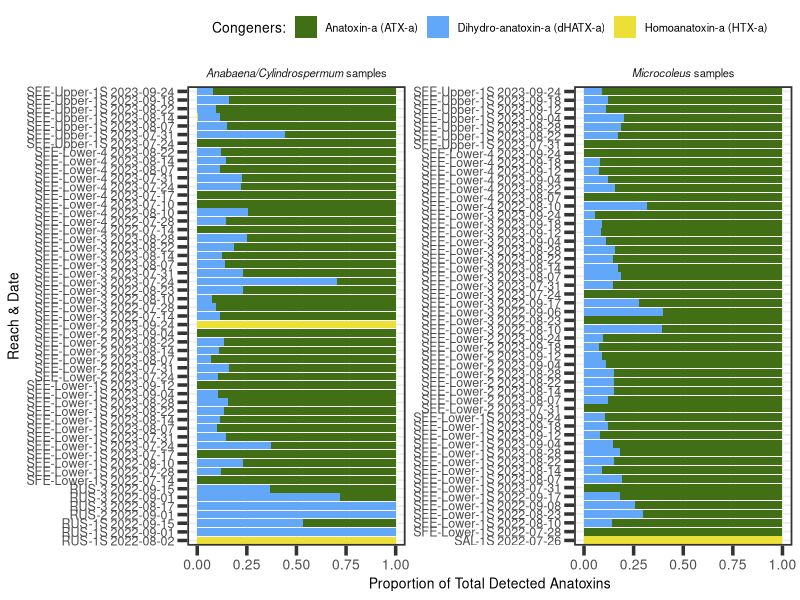

This chart was generated by the following R code: (Note: this script raises an error after producing the figure.)
#### Supplemental figures related to anatoxin concentrations
### Jordan Zabrecky
## last edited: 07.01.2025

# These figures show (1) the proportion of anatoxin congeners for each sample,
# (2) the difference between anatoxins normalized per organic matter vs. chl-a,
# (3) the difference in mat concentrations on our single day riffle experiment

#### (1) Loading libraries and anatoxins data ####

# loading libraries
lapply(c("tidyverse", "lubridate", "ggtext", "scales"), 
       require, character.only = T)

# loading anatoxins data
anatoxins <- read.csv("./data/field_and_lab/cyano_atx.csv")
riffle_exp <- read.csv("./data/field_and_lab/riffle_exp_atx.csv")

# use lubridate
anatoxins$field_date <- ymd(anatoxins$field_date)
anatoxins$year <- year(anatoxins$field_date)

# create character column that includes site, reach, and field date information
anatoxins <- anatoxins %>%
  # need to mutate to get new site reach name
  mutate(new_site_reach = case_when(site_reach == "SFE-M-1S" ~ "SFE-Lower-1S",
                                    site_reach == "SFE-M-2" ~ "SFE-Lower-2",
                                    site_reach == "SFE-M-3" ~ "SFE-Lower-3",
                                    site_reach == "SFE-M-4" ~ "SFE-Lower-4",
                                    site_reach == "SFE-SH-1S" ~ "SFE-Upper-1S",
                                    TRUE ~ site_reach)) %>% 
  mutate(site_reach_date = paste(new_site_reach, field_date, sep = " "))

# set universal theme for all plots
theme_set(theme_bw() + theme(legend.position = "top",
                             panel.grid.minor = element_blank(),
                             panel.border = element_rect(linewidth = 1.2), axis.ticks = element_line(linewidth = 1.2),
                             text = element_text(size = 10), axis.ticks.length=unit(.25, "cm"),
                             axis.text.y = element_text(size = 9), axis.text.x = element_text(size = 10)))

#### (2) Proportion of congeners ####

# pivot anatoxins data to be longer (will include triplicates)
anatoxins_long <- anatoxins %>% 
  pivot_longer(c(ATXa_ug_g:HTXa_ug_g), names_to = "congener",
               values_to = "ug_g") %>% 
  select(field_date, year, site_reach, site_reach_date, sample_type, congener, ug_g) %>% 
  # only care about samples with detections
  filter(ug_g > 0)

# figure for microcoleus samples
congener_fig <- ggplot(anatoxins_long, aes(fill = congener, y = site_reach_date, x = ug_g)) + 
  scale_fill_manual("Congeners:", labels = c("Anatoxin-a (ATX-a)", "Dihydro-anatoxin-a (dHATX-a)", "Homoanatoxin-a (HTX-a)"),
                    values = c("#416f16", "#62a7f8", "#ebdf38")) +
  geom_bar(position="fill", stat="identity") +
  facet_wrap(~sample_type, scales = "free", ncol = 2,
             labeller =  as_labeller(c(`TM` = "*Microcoleus* samples", 
                                       `TAC`= "*Anabaena/Cylindrospermum* samples"))) +
  labs(x = "Proportion of Total Detected Anatoxins", y = "Reach & Date") +
  theme(strip.background = element_blank()) + # get rid of gray background for facet title
  theme(strip.text = ggtext::element_markdown()) # to get only genus name italicized
congener_fig

#### (2) Normalizing by OM vs. chl-a figure ####

# scale normalization to chl-a to match that of 
anatoxins_edit <- anatoxins %>% 
  mutate(ATX_all_ug_chla_mg = ATX_all_ug_chla_ug * 1000,
         ATX_all_ug_chla_mg_scaled = ATX_all_ug_chla_mg * 12)

# separate out TAC and TM
anatoxins_edit_long <- pivot_longer(anatoxins_edit, cols = c(16, 12),
                                    values_to = "values",
                                    names_to = "normalized_type") %>% 
  select(site_reach_date, sample_type, normalized_type, values) %>% 
  # only care about samples with detections
  filter(values > 0) 

# figure
normalize_fig <- ggplot(anatoxins_edit_long, aes(x = values, y = site_reach_date, 
                                            fill = normalized_type)) +
  geom_bar(position = "dodge", stat = "identity") +
  scale_x_continuous(expression(paste(mu, "g anatoxins per g OM"), sep = ""), 
                     trans = pseudo_log_trans(base = 10),
                     breaks = c(0, 5, 10, 25, 50, 100, 200),
                     sec.axis = sec_axis(~.x/12, 
                                         name = expression(paste(mu, "g anatoxins per mg chl-a"), sep = ""),
                                         breaks = c(0, 1, 2.5, 5, 10, 20))) +
  scale_fill_manual(NULL, labels = c("anatoxins normalized to chl-a", "anatoxins normalized to OM"),
                    values = c("#ebdf38", "#62a7f8")) +
  facet_wrap(~sample_type, scales = "free_y",
             labeller =  as_labeller(c(`TM` = "*Microcoleus* samples", 
                                       `TAC`= "*Anabaena/Cylindrospermum* samples"))) +
  labs(y = "Reach & Date of Sample") +
  theme(strip.background = element_blank()) + # get rid of gray background for facet title
  theme(strip.text = element_blank()) + # to get only genus name italicized
  # old with label.. ggtext::element_markdown()
  #theme(strip.placement = "outside") + # move facet wrap title above y-values
  theme(axis.text.x = element_text(angle = 90, vjust = 0.5, hjust=1), # rotate numbers
        axis.text.y = element_text(size = 9)) # make sample reach & date smaller to fit
normalize_fig

# save figure
ggsave("./figures/sfig_atx_normalized_notfinal.tiff", dpi = 600, 
       width=18, height=22, unit="cm")

#### (3) Riffle experiment ####

# color palette
grad_palette <- c("#080f2b", "#002b50", "#004967", "#00677a", "#008788", "#00aa8a", 
                  "#00cc77", "#7fe95e", "#daff47")

# making figure
riffle_fig <- ggplot(data = riffle_exp, aes(x = ATXa_ug_g, y = dhATXa_ug_g)) +
  geom_point(aes(fill = site_reach), shape = 21, size = 6, alpha = 0.9, stroke = 1) +
  labs(y = expression(paste(mu, "g dhATX-a g"^-1, "dry weight")), 
       x = expression(paste(mu, "g ATX-a g"^-1, "dry weight"))) +
  scale_x_continuous(labels = label_number(accuracy = 0.01)) +
  scale_fill_manual(values = grad_palette) +
  theme(legend.title=element_blank(), axis.text.x = element_text(size = 12),
        axis.text.y = element_text(size = 12), legend.position = "right")
riffle_fig
# pair with photo in editing program
# also use scale from blue to yellow because I think when it goes back it overlaps some colors
